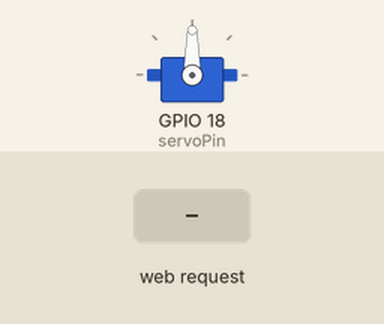
Simulated run of this program. Board: ESP32. On the bench: servo. The test bench sets the inputs (shaded band). What the program prints to the serial monitor is not drawn.

Above: at 6.3 s.
6.4 s: HTTP request GET /left received
At 7.2 s:
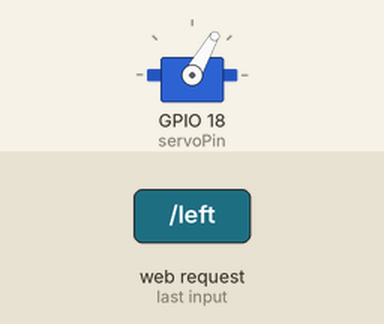
7.9 s: HTTP request GET /servo?angle=120 received
At 8.3 s:
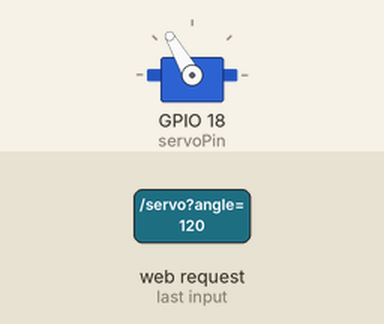
9.4 s: HTTP request GET /right received
At 10.6 s:
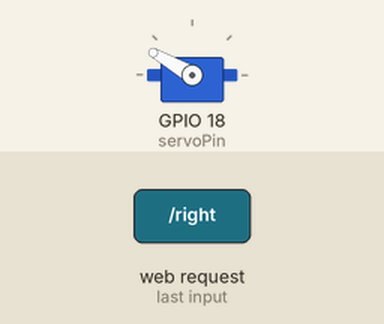
10.9 s: HTTP request GET /servo?angle=0 received
At 11.9 s:
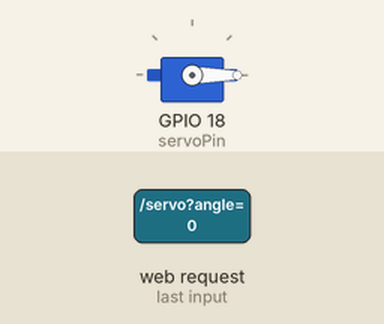
12.4 s: HTTP request GET /right?angle=1 received
At 13.0 s:
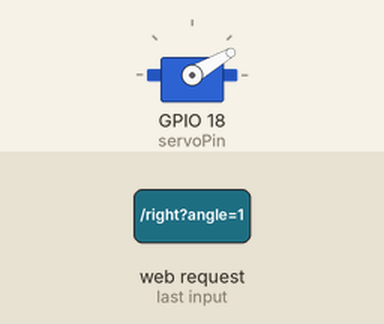
13.9 s: HTTP request GET /left?angle=1 received
At 15.3 s:
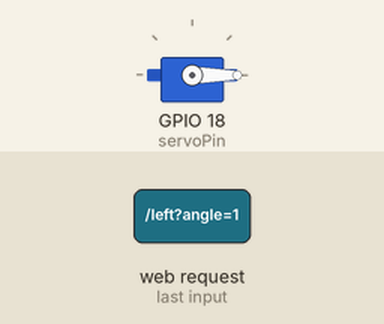
Timing chart, 0 to 16.4 s (numbered marks = the images above; inputs shaded):
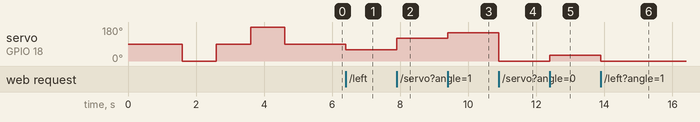

Measured:
- after the input at 6.4 s, servo on GPIO 18 (servoPin): 90° → 60° at once
- after the input at 7.9 s, servo on GPIO 18 (servoPin): 60° → 120° at once
- after the input at 9.4 s, servo on GPIO 18 (servoPin): 120° → 150° at once
- after the input at 10.9 s, servo on GPIO 18 (servoPin): 150° → 0° at once
- after the input at 12.4 s, servo on GPIO 18 (servoPin): 0° → 30° at once
- after the input at 13.9 s, servo on GPIO 18 (servoPin): 30° → 0° at once

The program:

main.cpp
```cpp
#include <Arduino.h>
#include <WiFi.h>
#include <WebServer.h>
#include <ESP32Servo.h>

// Wi-Fi AP設定
const char* ap_ssid = "WIFI";      // アクセスポイント名
const char* ap_password = "";                       // パスワードなし（オープンAP）
IPAddress local_IP(192, 168, 4, 1);                // ESP32のIPアドレス
IPAddress gateway(192, 168, 4, 1);                 // ゲートウェイ
IPAddress subnet(255, 255, 255, 0);                // サブネットマスク

// Webサーバーのポート
WebServer server(80);

// サーボ設定
Servo myServo;
const int servoPin = 18;  // サーボモーターのPWMピン
int servoPosition = 90;   // サーボの初期位置（中央）

// HTMLページ
const char* htmlPage = R"rawliteral(
<!DOCTYPE html>
<html>
<head>
    <title>🚀 ESP32 モダン サーボコントローラー</title>
    <meta charset="UTF-8">
    <meta name="viewport" content="width=device-width, initial-scale=1.0">
    <style>
        * {
            margin: 0;
            padding: 0;
            box-sizing: border-box;
        }

        body {
            font-family: 'Hiragino Kaku Gothic ProN', 'Hiragino Sans', 'BIZ UDPGothic', 'Meiryo', sans-serif;
            background: linear-gradient(135deg, #667eea 0%, #764ba2 100%);
            min-height: 100vh;
            display: flex;
            align-items: center;
            justify-content: center;
            padding: 20px;
        }

        .container {
            background: rgba(255, 255, 255, 0.95);
            backdrop-filter: blur(10px);
            border-radius: 20px;
            padding: 40px;
            box-shadow: 0 20px 40px rgba(0, 0, 0, 0.1);
            max-width: 450px;
            width: 100%;
            text-align: center;
        }

        h1 {
            color: #333;
            margin-bottom: 8px;
            font-size: 24px;
            font-weight: 700;
        }

        h2 {
            color: #666;
            margin-bottom: 25px;
            font-size: 16px;
            font-weight: 400;
        }

        .info {
            background: linear-gradient(135deg, #667eea, #764ba2);
            color: white;
            padding: 15px;
            border-radius: 15px;
            margin-bottom: 30px;
            font-size: 14px;
            box-shadow: 0 5px 15px rgba(102, 126, 234, 0.3);
        }

        .angle-display {
            background: linear-gradient(135deg, #4facfe 0%, #00f2fe 100%);
            color: white;
            padding: 20px;
            border-radius: 15px;
            margin-bottom: 30px;
            font-size: 28px;
            font-weight: bold;
            box-shadow: 0 10px 25px rgba(79, 172, 254, 0.3);
            transition: all 0.3s ease;
        }

        .slider-container {
            margin: 30px 0;
            position: relative;
        }

        .slider-label {
            color: #333;
            font-weight: 600;
            margin-bottom: 20px;
            font-size: 16px;
        }

        .custom-slider {
            -webkit-appearance: none;
            width: 100%;
            height: 8px;
            border-radius: 5px;
            background: linear-gradient(to right, #ff7eb3, #ff758c, #ff7eb3);
            outline: none;
            transition: all 0.3s ease;
            cursor: pointer;
        }

        .custom-slider::-webkit-slider-thumb {
            -webkit-appearance: none;
            appearance: none;
            width: 25px;
            height: 25px;
            border-radius: 50%;
            background: linear-gradient(135deg, #667eea 0%, #764ba2 100%);
            cursor: pointer;
            box-shadow: 0 4px 15px rgba(102, 126, 234, 0.4);
            transition: all 0.3s ease;
        }

        .custom-slider::-webkit-slider-thumb:hover {
            transform: scale(1.2);
            box-shadow: 0 6px 20px rgba(102, 126, 234, 0.6);
        }

        .custom-slider::-moz-range-thumb {
            width: 25px;
            height: 25px;
            border-radius: 50%;
            background: linear-gradient(135deg, #667eea 0%, #764ba2 100%);
            cursor: pointer;
            border: none;
            box-shadow: 0 4px 15px rgba(102, 126, 234, 0.4);
            transition: all 0.3s ease;
        }

        .slider-marks {
            display: flex;
            justify-content: space-between;
            margin-top: 10px;
            font-size: 12px;
            color: #666;
        }

        .quick-buttons {
            display: flex;
            gap: 10px;
            margin-top: 25px;
            justify-content: center;
        }

        .btn {
            padding: 12px 20px;
            border: none;
            border-radius: 12px;
            font-size: 14px;
            font-weight: 600;
            cursor: pointer;
            transition: all 0.3s ease;
            color: white;
            min-width: 80px;
        }

        .btn-left {
            background: linear-gradient(135deg, #667eea, #764ba2);
            box-shadow: 0 5px 15px rgba(102, 126, 234, 0.3);
        }

        .btn-center {
            background: linear-gradient(135deg, #4facfe, #00f2fe);
            box-shadow: 0 5px 15px rgba(79, 172, 254, 0.3);
        }

        .btn-right {
            background: linear-gradient(135deg, #43e97b, #38f9d7);
            box-shadow: 0 5px 15px rgba(67, 233, 123, 0.3);
        }

        .btn:hover {
            transform: translateY(-2px);
            box-shadow: 0 8px 25px rgba(0, 0, 0, 0.2);
        }

        .btn:active {
            transform: translateY(0);
        }

        @keyframes pulse {
            0% { transform: scale(1); }
            50% { transform: scale(1.05); }
            100% { transform: scale(1); }
        }

        .angle-display.updating {
            animation: pulse 0.3s ease;
        }
    </style>
</head>
<body>
    <div class="container">
        <h1>🚀 ESP32 モダンコントローラー</h1>
        <h2>🤖 サーボモーター制御</h2>

        <div class="info">
            📡 Wi-Fi: ESP32_ServoController (オープン)<br>
            🌐 IP: 192.168.4.1
        </div>

        <div class="angle-display" id="angleDisplay">
            <div>現在の角度</div>
            <div style="font-size: 36px; margin-top: 5px;"><span id="position">90</span>°</div>
        </div>

        <div class="slider-container">
            <div class="slider-label">🎚️ サーボ位置調整</div>
            <input type="range" min="0" max="180" value="90" class="custom-slider" id="servoSlider" oninput="updateServo(this.value)">
            <div class="slider-marks">
                <span>0°</span>
                <span>45°</span>
                <span>90°</span>
                <span>135°</span>
                <span>180°</span>
            </div>
        </div>

        <div class="quick-buttons">
            <button class="btn btn-left" onclick="setAngle(0)">⬅️ 左端 (0°)</button>
            <button class="btn btn-center" onclick="setAngle(90)">🎯 中央 (90°)</button>
            <button class="btn btn-right" onclick="setAngle(180)">➡️ 右端 (180°)</button>
        </div>
    </div>

    <script>
        let isUpdating = false;

        function updateServo(angle) {
            if (isUpdating) return;
            isUpdating = true;

            const angleDisplay = document.getElementById('angleDisplay');
            const positionElement = document.getElementById('position');

            angleDisplay.classList.add('updating');

            fetch('/servo?angle=' + angle)
                .then(response => response.text())
                .then(data => {
                    positionElement.innerHTML = data;
                    setTimeout(() => {
                        angleDisplay.classList.remove('updating');
                        isUpdating = false;
                    }, 300);
                })
                .catch(error => {
                    console.error('エラー:', error);
                    isUpdating = false;
                    angleDisplay.classList.remove('updating');
                });
        }

        function setAngle(angle) {
            document.getElementById('servoSlider').value = angle;
            updateServo(angle);
        }

        // 初期化時にスライダーと表示を同期
        window.onload = function() {
            const slider = document.getElementById('servoSlider');
            document.getElementById('position').innerHTML = slider.value;
        }
    </script>
</body>
</html>
)rawliteral";

void handleRoot() {
  server.send(200, "text/html", htmlPage);
}

// スライダー用の新しいハンドラー
void handleServo() {
  if (server.hasArg("angle")) {
    int angle = server.arg("angle").toInt();

    // 角度を0-180度の範囲に制限
    angle = constrain(angle, 0, 180);

    servoPosition = angle;
    myServo.write(servoPosition);
    server.send(200, "text/plain", String(servoPosition));
    Serial.println("🎚️ スライダーでサーボ移動: " + String(servoPosition) + "度");
  } else {
    server.send(400, "text/plain", "角度パラメータが見つかりません");
  }
}

void handleLeft() {
  servoPosition = max(0, servoPosition - 30);  // 30度ずつ左に回転
  myServo.write(servoPosition);
  server.send(200, "text/plain", String(servoPosition));
  Serial.println("サーボを左に移動: " + String(servoPosition) + "度");
}

void handleRight() {
  servoPosition = min(180, servoPosition + 30);  // 30度ずつ右に回転
  myServo.write(servoPosition);
  server.send(200, "text/plain", String(servoPosition));
  Serial.println("サーボを右に移動: " + String(servoPosition) + "度");
}

void handleCenter() {
  servoPosition = 90;  // センターポジション
  myServo.write(servoPosition);
  server.send(200, "text/plain", String(servoPosition));
  Serial.println("サーボをセンターに移動: " + String(servoPosition) + "度");
}

void setup() {
  // 初期化遅延で安定化
  delay(1000);

  Serial.begin(115200);
  delay(100);
  Serial.println("ESP32 サーボコントローラー起動中...");

  // サーボモーターの設定
  myServo.attach(servoPin);
  delay(500);
  Serial.println("サーボモーター初期化完了");

  // サーボテスト: 左右に動かして動作確認
  Serial.println("サーボテスト開始...");
  myServo.write(0);    // 左端
  delay(1000);
  myServo.write(90);   // 中央
  delay(1000);
  myServo.write(180);  // 右端
  delay(1000);
  myServo.write(servoPosition);  // 初期位置に戻す
  delay(500);
  Serial.println("サーボテスト完了");

  // Wi-Fi APモード設定
  Serial.println("Wi-Fi APモードを設定中...");

  // APのIP設定を構成
  WiFi.softAPConfig(local_IP, gateway, subnet);

  // アクセスポイントを開始（パスワードなし）
  WiFi.softAP(ap_ssid);

  Serial.println("");
  Serial.println("Wi-Fi APモード開始成功！");
  Serial.print("SSID: ");
  Serial.println(ap_ssid);
  Serial.println("Password: なし（オープンAP）");
  Serial.print("IPアドレス: ");
  Serial.println(WiFi.softAPIP());

  // Webサーバーのルート設定
  server.on("/", handleRoot);
  server.on("/servo", handleServo);        // 新しいスライダー用エンドポイント
  server.on("/left", handleLeft);
  server.on("/right", handleRight);
  server.on("/center", handleCenter);

  // サーバー開始
  server.begin();
  Serial.println("Webサーバー開始！");
  Serial.println("================================");
  Serial.println("📱 接続方法:");
  Serial.println("1. スマホ/PCのWi-Fi設定を開く");
  Serial.println("2. 'ESP32_ServoController' を選択");
  Serial.println("3. パスワードなし（そのまま接続）");
  Serial.println("4. ブラウザで http://192.168.4.1 にアクセス");
  Serial.println("================================");
}

void loop() {
  server.handleClient();
}
```
